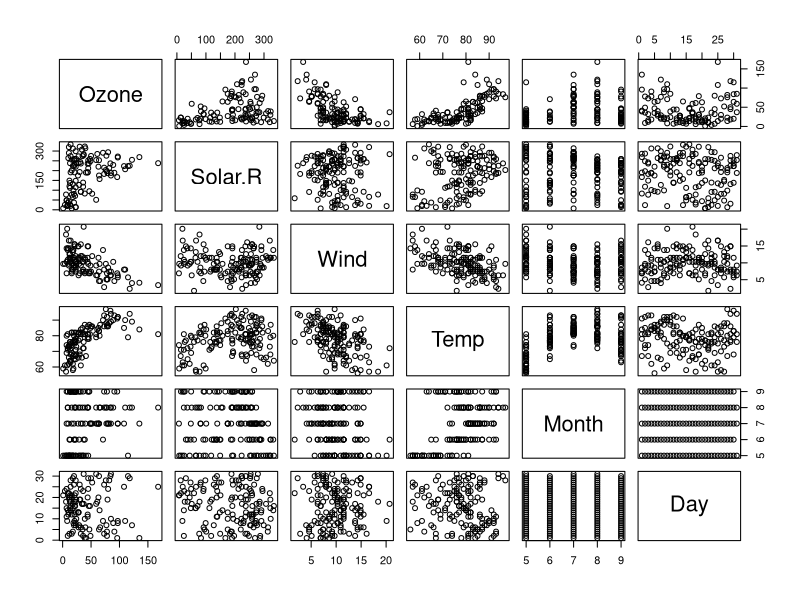
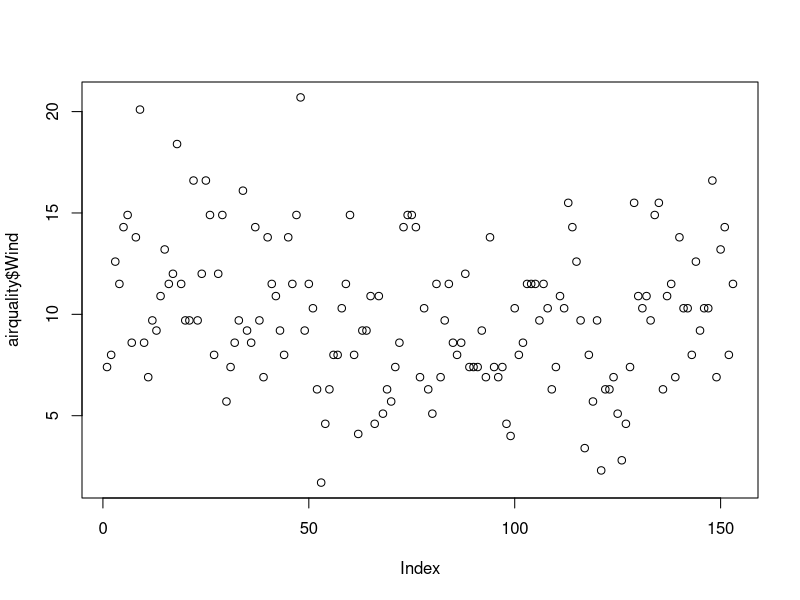
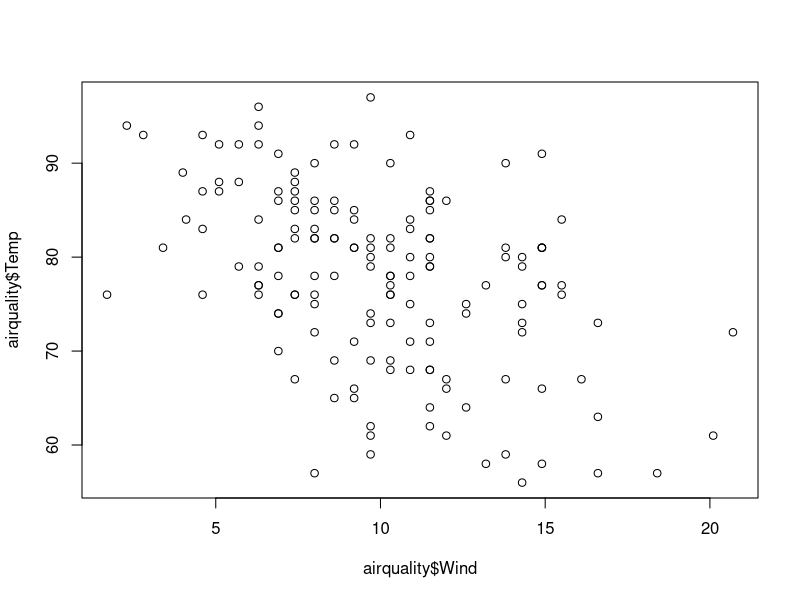
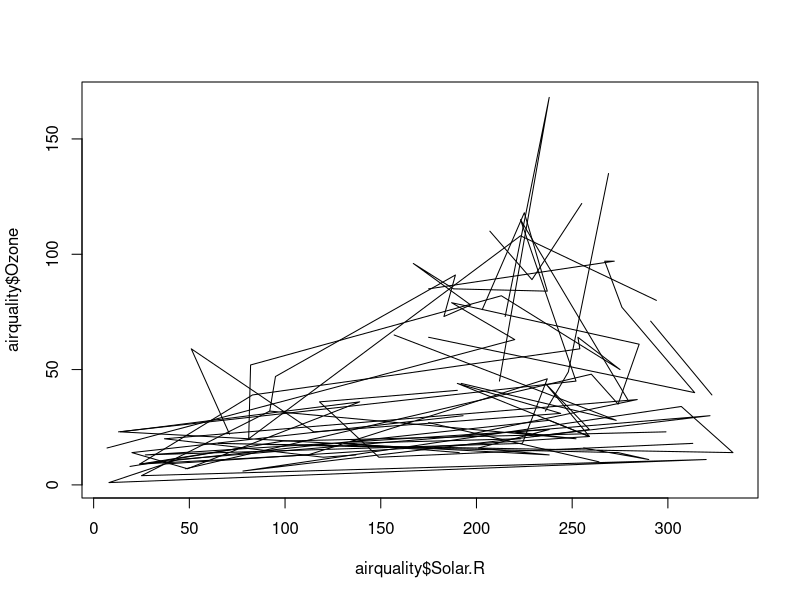
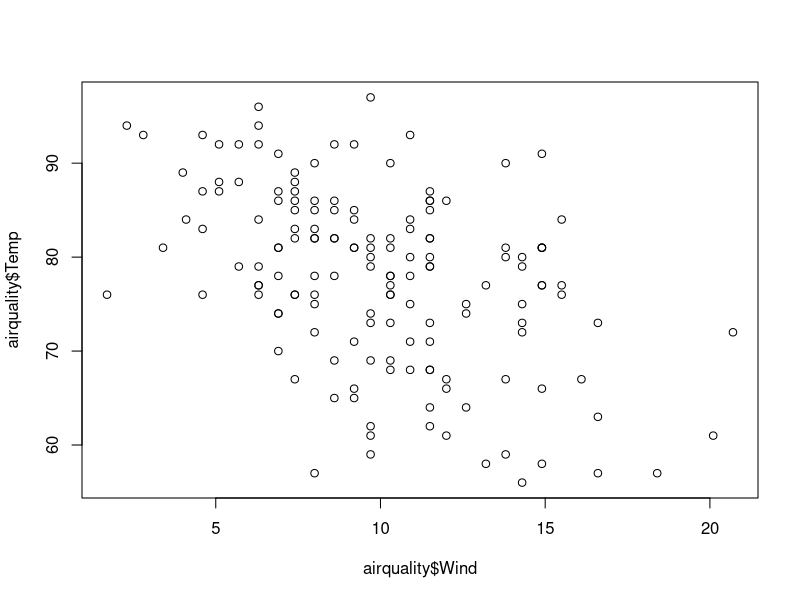
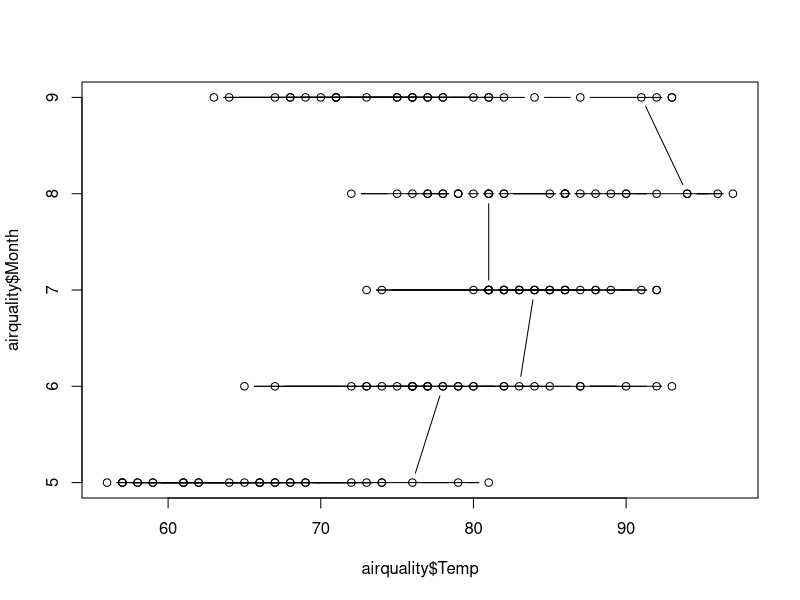
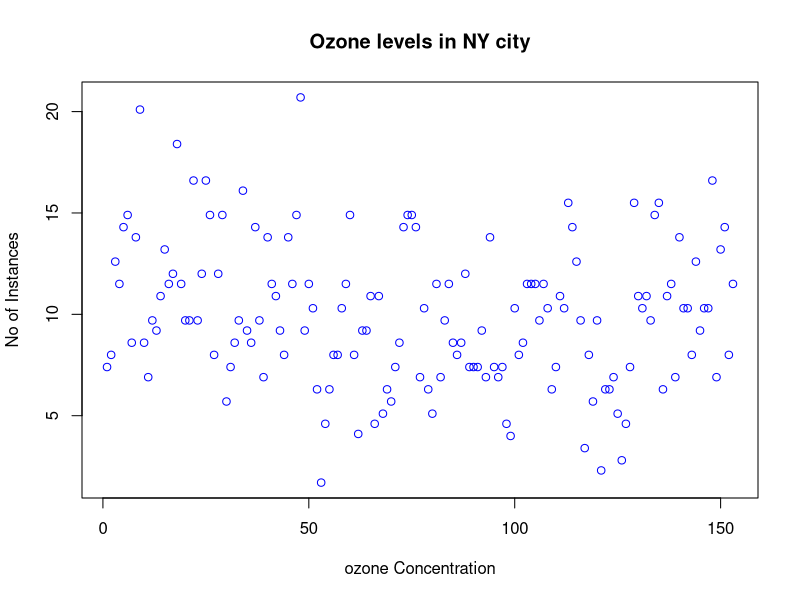
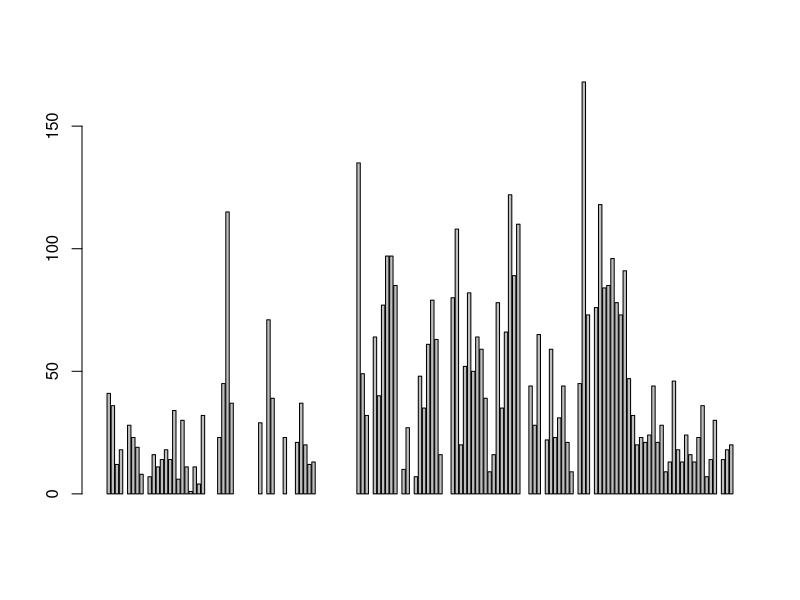

Recreate these plots in R, in order.

airquality<-datasets::airquality

###Top 10 Rows ###

head(airquality,10)

###Last 10 Row ###

tail(airquality,10)

### Select Row ###

airquality[1,]

### Select Coloum ###

airquality[ ,1]

### Select Value - Row 1st and Coloum 3 ###

airquality[1,3]

### Summary of the Data - Mean, Median, Minimum and Maximum Value ###

summary(airquality)
summary(airquality$Ozone)
summary(airquality$Temp)

### Graphical Representation - plot with line,points,colour,title name ###

plot(airquality)
plot(airquality$Wind)
plot(airquality$Wind,airquality$Temp)
plot(airquality$Solar.R,airquality$Ozone,type = "l")
plot(airquality$Wind,airquality$Temp,type = "p")
plot(airquality$Temp,airquality$Month,type = "b")
plot(airquality$Wind, xlab = 'ozone Concentration', 
     ylab = 'No of Instances', main = 'Ozone levels in NY city',
     col = 'blue')


### Bar Plot ###

barplot(airquality$Ozone)
barplot(airquality$Ozone, main = 'Ozone Concenteration in air',
        ylab = 'ozone levels', xlab= 'no.of days', col= 'blue',horiz = F,axes=T)
barplot(airquality$Ozone, main = 'Ozone Concenteration in air',
        xlab = 'ozone levels', ylab= 'no.of days', col= 'red',horiz = T)


### Histogram ###

hist(airquality$Temp)
hist(airquality$Temp, 
     main = 'Solar Radiation values in air',
     xlab = 'Solar rad.', col='green')

### Single Box Plot ###

boxplot(airquality$Temp,main="Boxplot for Temperature")

### Multiple Box Plot ###

boxplot(airquality[1:4],main='Multiple')
